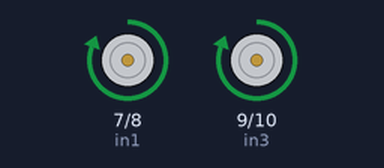
Recording of a sketch running on a simulated Arduino Uno, built with avr-gcc and run on an emulated ATmega328P. Shown: motor-driver pin pairs drawn as motors (green arrow = first pin HIGH = forward, orange = second pin HIGH = backward, longer = more drive, scaled by the enable pin).

Above: at 0.1 s.
At 30.1 s:
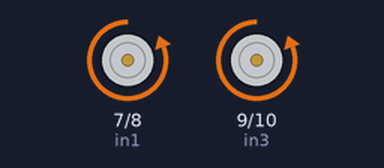
At 90.1 s:
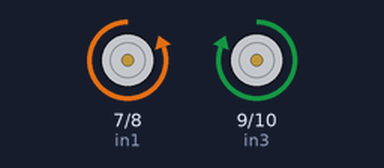
At 128.1 s:
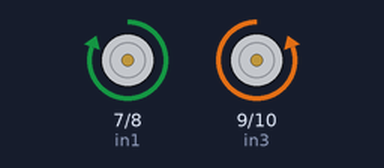
Timing chart, 0 to 129.6 s (numbered marks = the images above):
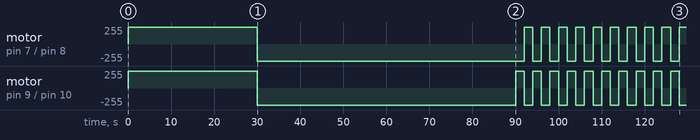

The sketch:

4_Dc_Motor_Code.ino
```cpp
const int enA = 6;
const int in1 = 7;
const int in2 = 8;

const int in3 = 9;
const int in4 = 10;
const int enB = 5;

void setup() {
  pinMode(enA, OUTPUT);
  pinMode(enB, OUTPUT);
  pinMode(in1, OUTPUT);
  pinMode(in2, OUTPUT);
  pinMode(in3, OUTPUT);
  pinMode(in4, OUTPUT);

  analogWrite(enA, 255);
  analogWrite(enB, 255);
}

void loop() {
  moveForward();
  delay(30000);

  moveBackward();
  delay(60000);

  unsigned long startTime = millis();
  while (millis() - startTime < 60000) {
    turnRight();
    delay(2000);
    turnLeft();
    delay(2000);
  }
}

void moveForward() {
  digitalWrite(in1, HIGH);
  digitalWrite(in2, LOW);
  digitalWrite(in3, HIGH);
  digitalWrite(in4, LOW);
}

void moveBackward() {
  digitalWrite(in1, LOW);
  digitalWrite(in2, HIGH);
  digitalWrite(in3, LOW);
  digitalWrite(in4, HIGH);
}

void turnRight() {
  digitalWrite(in1, LOW);
  digitalWrite(in2, HIGH);
  digitalWrite(in3, HIGH);
  digitalWrite(in4, LOW);
}

void turnLeft() {
  digitalWrite(in1, HIGH);
  digitalWrite(in2, LOW);
  digitalWrite(in3, LOW);
  digitalWrite(in4, HIGH);
}
```

Measured:
- by itself, motor on pin 7 (in1) / pin 8 (in2): goes forward 255/255 30.0 s, backward 255/255 62.0 s, 9 × (forward 255/255 2.0 s, backward 255/255 2.0 s), then forward 255/255
- by itself, motor on pin 9 (in3) / pin 10 (in4): goes forward 255/255 30.0 s, backward 255/255 60.0 s, 9 × (forward 255/255 2.0 s, backward 255/255 2.0 s), forward 255/255 2.0 s, then backward 255/255
